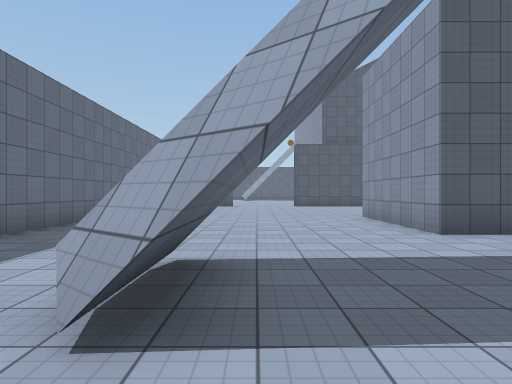
view 1 (above)

24 first-person views from a walk through a scene from a Unity 3-D project. The camera is 1.4 m above the floor, looks level and sees 75° across. The floor is counted in squares, 2 m on a side. Each view is taken from the middle of a square. On the plan, view 1 faces up. The plan holds only what a view shows up to about 10 squares ahead; the rest is blank. The place goes on beyond the plan. The player character is not drawn. Surface patterns are stand-ins for the level's own textures.

view 2
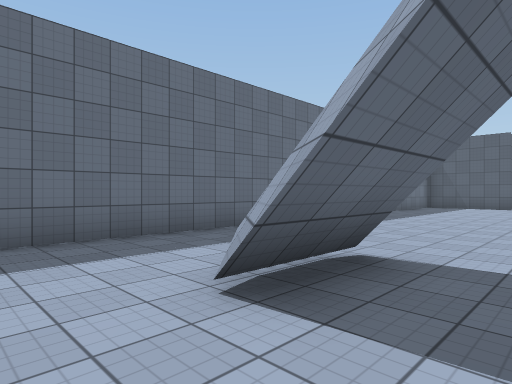

view 3
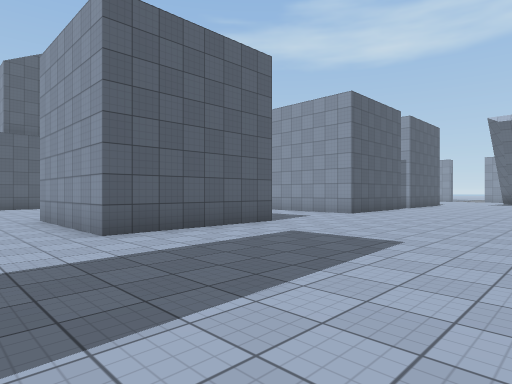

view 4
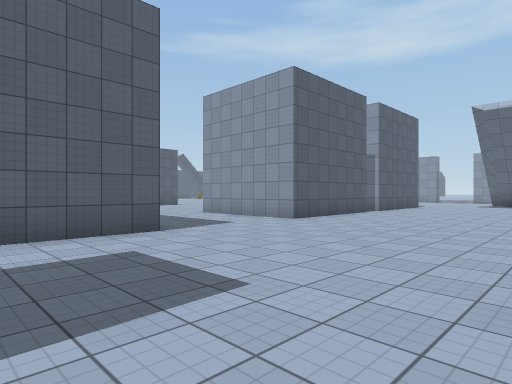

view 5
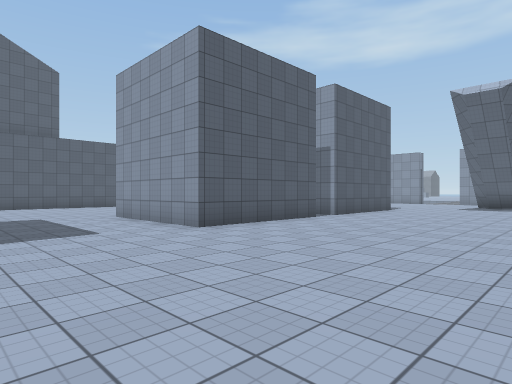

view 6
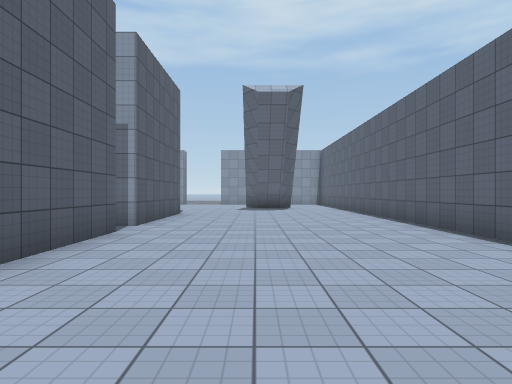

view 7
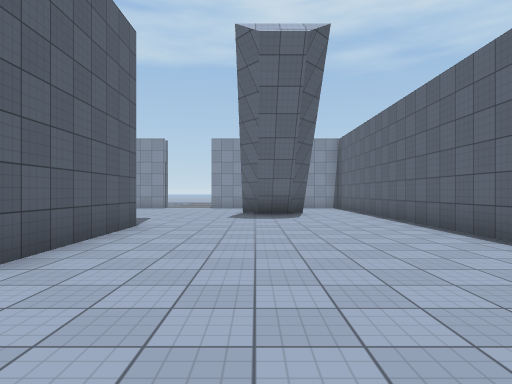

view 8
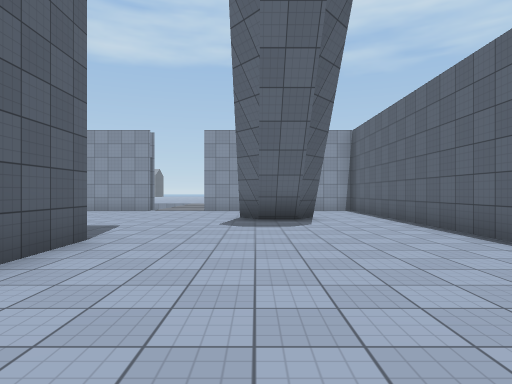

view 9
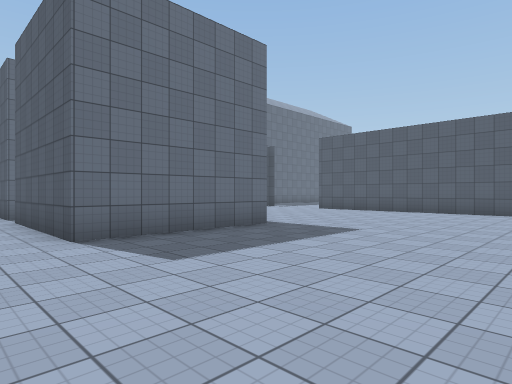

view 10
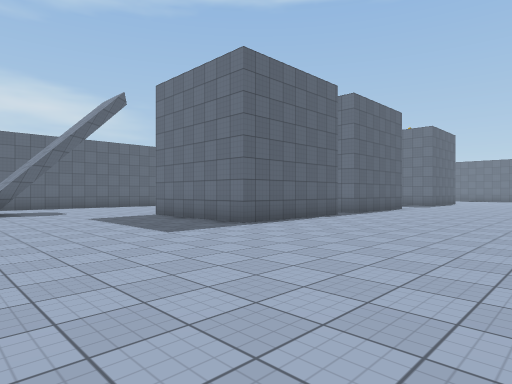

view 11
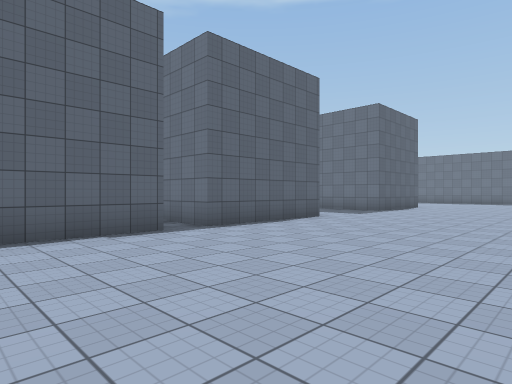

view 12
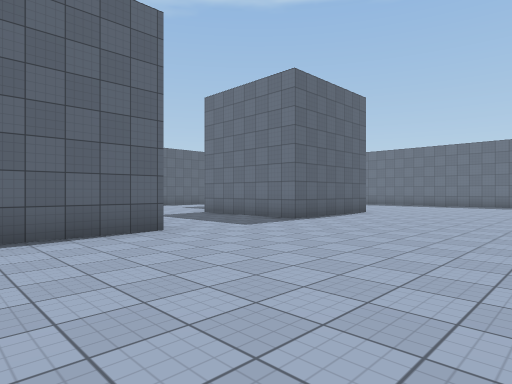

view 13
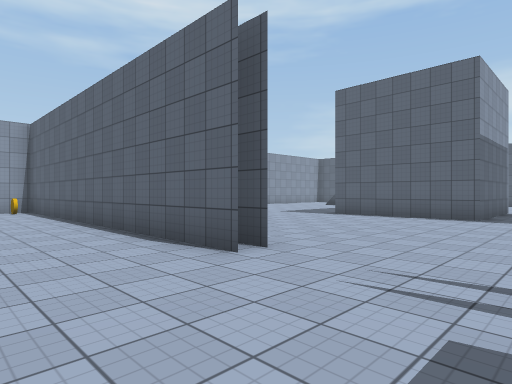

view 14
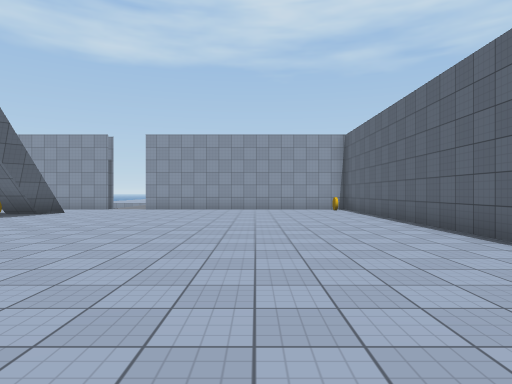

view 15
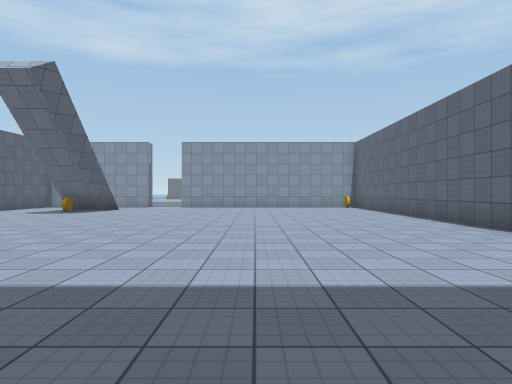

view 16
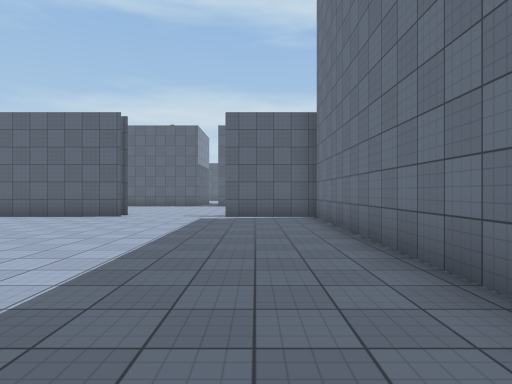

view 17
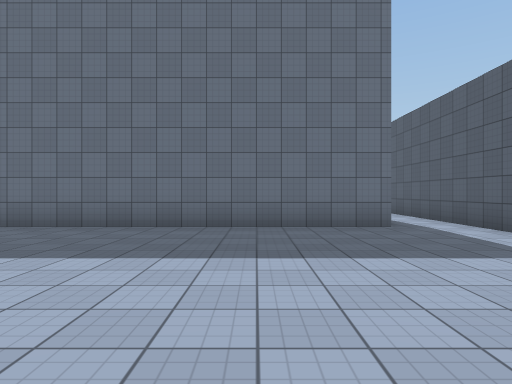

view 18
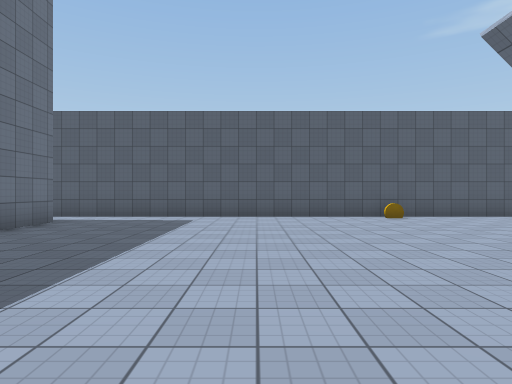

view 19
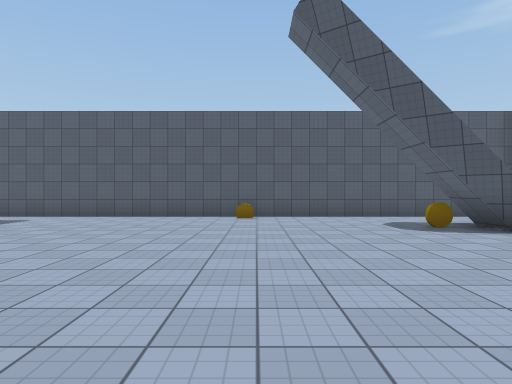

view 20
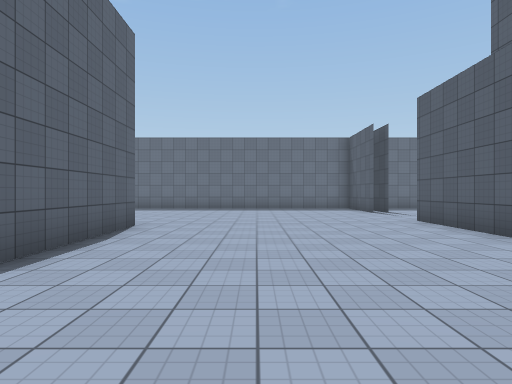

view 21
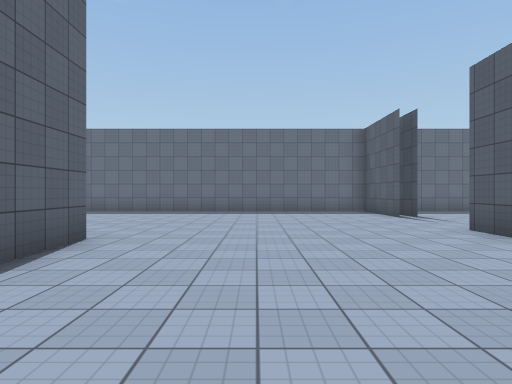

view 22
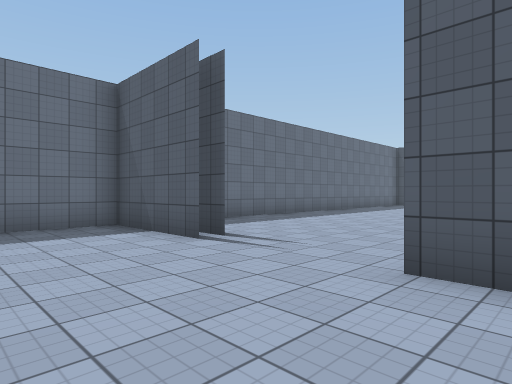

view 23
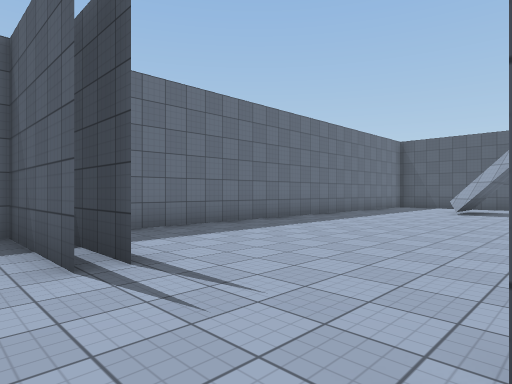

view 24
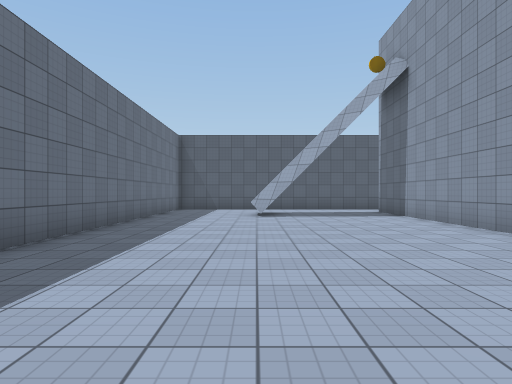

### Floor plan
Points are (right, up) in squares from view 1. A wall is a line through its corners. A room is listed if a view was taken in it or the views show most of it. See-through windows are left out.
Room 1 (view 1)
walls: (-0.1, 1.3) (-1.1, 2.1); (-4.1, 3.6) (-4.1, 0.6)
low walls: (-0.5, 1.3) (-1.2, 1.9)
ways out: opening at (-2.5, 2.5) to room 2; opening at (-0.5, 0.5) to room 2
Room 2 (views 2, 3, 4, 5, 6, 7, 8, 9, 10, 11, 12, 13, 14, 15, 16, 17, 18, 19, 20, 21, 22, 23, 24)
walls: (11.2, 16.4) (13.9, 16.4); (16.9, 15.9) (17.5, 15.9); (16.9, 16.4) (25.5, 16.4); (15.9, 9.5) (19.9, 9.5) (19.9, 5.5) (15.9, 5.5); (4.9, 15.9) (1.7, 15.9); (14.9, 5.5) (10.9, 5.5) (10.9, 9.5) (14.9, 9.5); (7.1, 5.5) (3, 5.5) (3, 9.5) (7, 9.5) (7, 7.8); (23.5, 15.9) (22.7, 15.9); (3.3, 22.6) (3.3, 27); (-1.1, 15.9) (-4.1, 15.9) (-4.1, 13.9); (-1.1, 16.4) (-2.9, 16.4); (11.3, 28.8) (11.3, 16.8); (13.6, -0.6) (25, -0.6); (-0.2, 26.3) (-1, 27.1); (-4.1, 9.5) (-4.1, 3.6); (-4.1, 27) (-4.1, 17.8); (25.5, 30.4) (8, 30.4)
low walls: (-0.6, 26.4) (-1.2, 26.9)
ways out: opening at (-2.5, 2.5) to room 1; opening at (-0.5, 0.5) to room 1; opening at (-2.5, 27.5)
objects: coin (20, 30); coin (23, 28)

Positions as (right, up) in squares from view 1, and headings:
1: (0, 0), facing up
2: (1, 0), facing up-left
3: (1, 0), facing up-right
4: (4, 0), facing up-right
5: (7, 0), facing up-right
6: (9, 3), facing right
7: (13, 3), facing right
8: (15, 3), facing right
9: (25, 4), facing up-left
10: (25, 15), facing down-left
11: (19, 15), facing down-left
12: (14, 15), facing down-left
13: (14, 19), facing down-right
14: (14, 20), facing right
15: (12, 21), facing right
16: (13, 26), facing down
17: (18, 26), facing left
18: (16, 21), facing up
19: (20, 21), facing up
20: (10, 12), facing left
21: (8, 12), facing left
22: (3, 13), facing up-left
23: (2, 15), facing up-left
24: (-1, 17), facing up
